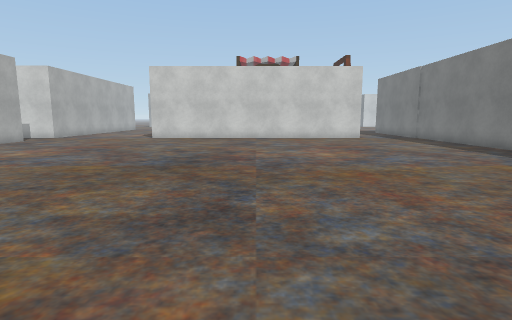
View 1 (above)

16 first-person views from a walk through a Unity game level. The camera is 1.2 m above the floor, tilts 8° down and sees 80° across. The floor is counted in squares, 1 m on a side. Each view is taken from the middle of a square. On the plan, view 1 faces up. The plan holds only what a view shows up to about 13 squares ahead; the rest is blank. The place goes on beyond the plan. Some surface patterns are stand-ins.

View 2
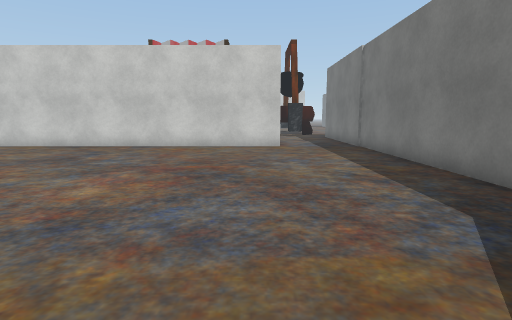

View 3
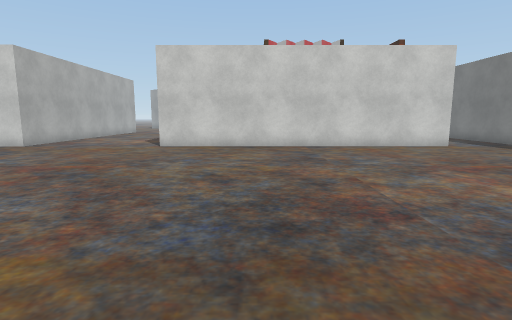

View 4
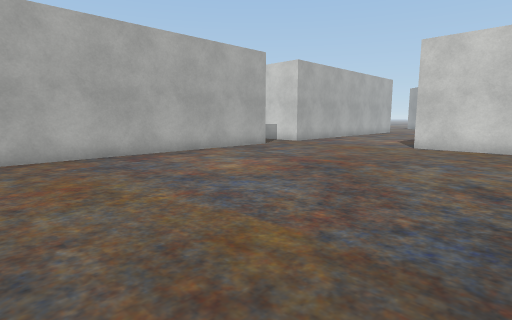

View 5
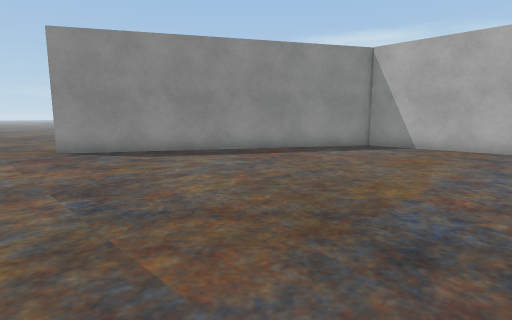

View 6
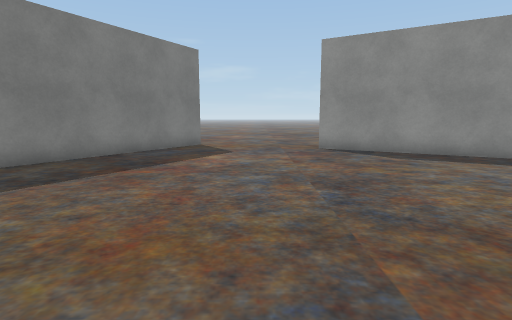

View 7
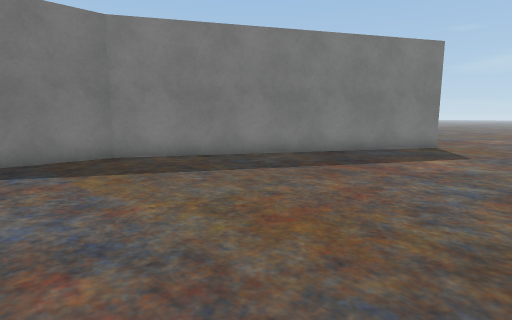

View 8
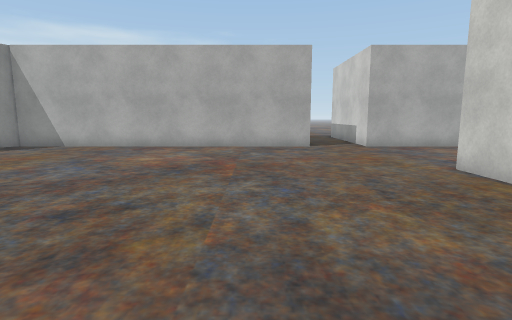

View 9
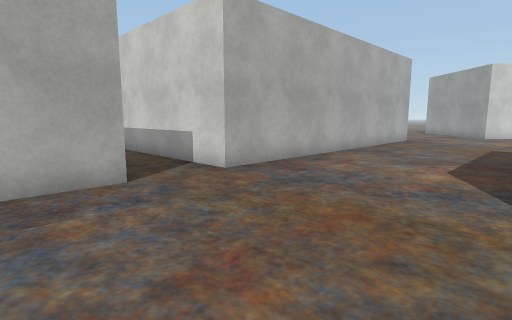

View 10
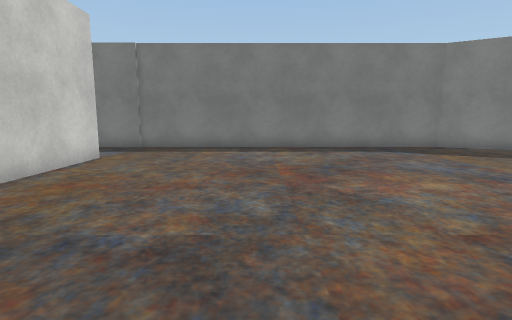

View 11
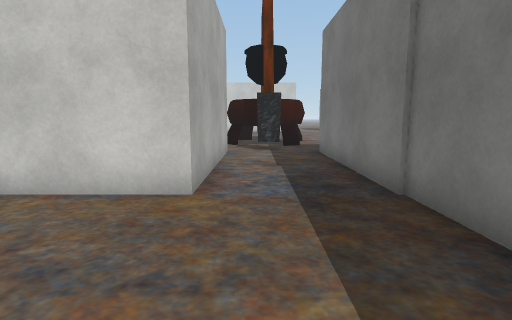

View 12
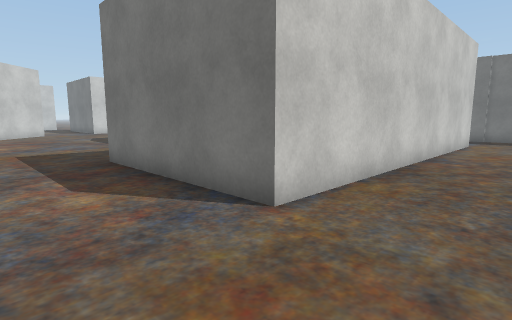

View 13
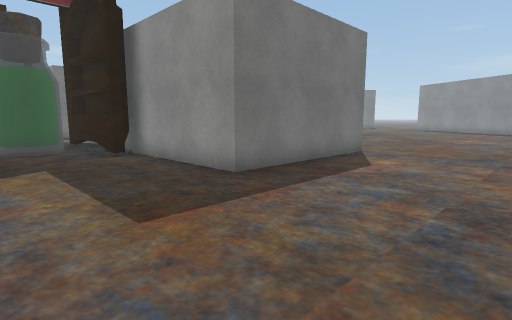

View 14
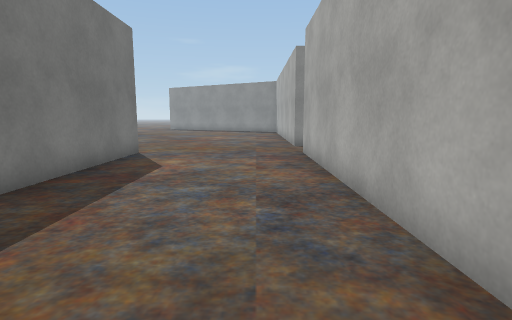

View 15
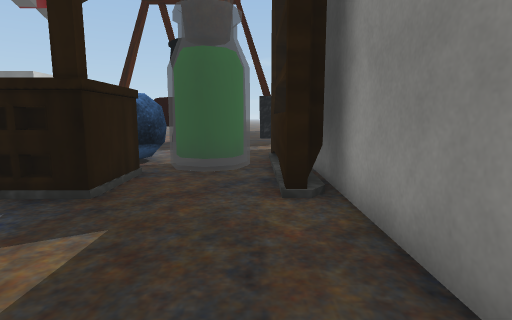

View 16
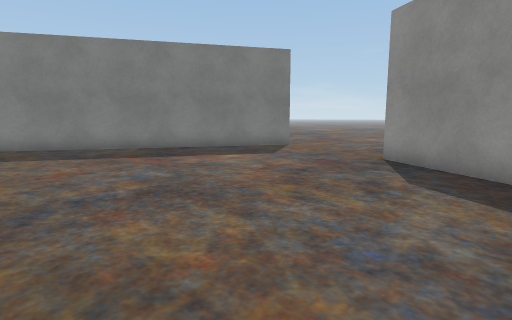

### Floor plan
Points are (right, up) in squares from view 1. A wall is a line through its corners. A room is listed if a view was taken in it or the views show most of it. See-through windows are left out.
Room 1 (views 1, 2, 3, 4, 5, 6, 7, 8, 9, 10, 11, 12, 13, 14, 15, 16)
walls: (-11.6, 15.2) (-11.6, 3.1) (-1.4, -2.8); (6, 23.8) (6, 17.6) (-6, 17.6) (-6, 23.6) (-1.5, 23.6); (-11.6, 26.2) (-11.6, 17.6); (3.4, -4.5) (9.3, 5.6) (9.3, 23.7)
ways out: opening at (-12, 16.5)
objects: other object (-1, 24) to (3, 24); other object (-1, 28) to (0, 28); potion (1, 26) to (2, 27); other object (1, 28) to (3, 28)

Where each view was taken, in squares from view 1:
view 1: 0 up, 0 right, facing up
view 2: 5 up, 5 right, facing up
view 3: 5 up, 2 left, facing up
view 4: 5 up, 2 left, facing up-left
view 5: 9 up, 1 right, facing down-left
view 6: 9 up, 1 right, facing down
view 7: 9 up, 0 right, facing down-right
view 8: 13 up, 1 right, facing left
view 9: 13 up, 6 left, facing up-left
view 10: 13 up, 3 left, facing right
view 11: 13 up, 7 right, facing up
view 12: 15 up, 9 left, facing up-right
view 13: 28 up, 11 left, facing down-right
view 14: 28 up, 10 left, facing down
view 15: 25 up, 6 left, facing right
view 16: 6 up, 5 left, facing down-right
